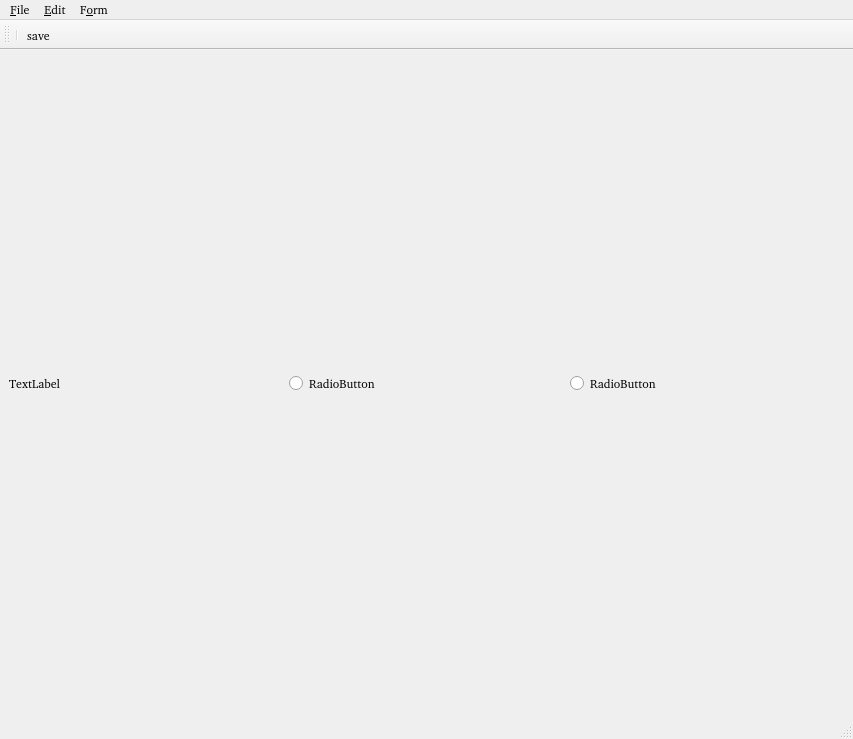
<?xml version="1.0" encoding="UTF-8"?>
<ui version="4.0">
 <class>MainWindow</class>
 <widget class="QMainWindow" name="MainWindow">
  <property name="geometry">
   <rect>
    <x>0</x>
    <y>0</y>
    <width>853</width>
    <height>739</height>
   </rect>
  </property>
  <property name="font">
   <font>
    <family>Nimbus Sans Narrow [UKWN]</family>
   </font>
  </property>
  <property name="windowTitle">
   <string>MainWindow</string>
  </property>
  <widget class="QWidget" name="centralwidget">
   <layout class="QHBoxLayout" name="horizontalLayout">
    <item>
     <widget class="QLabel" name="label">
      <property name="text">
       <string>TextLabel</string>
      </property>
     </widget>
    </item>
    <item>
     <widget class="QRadioButton" name="radioButton_2">
      <property name="text">
       <string>RadioButton</string>
      </property>
     </widget>
    </item>
    <item>
     <widget class="QRadioButton" name="radioButton">
      <property name="text">
       <string>RadioButton</string>
      </property>
     </widget>
    </item>
   </layout>
  </widget>
  <widget class="QMenuBar" name="menubar">
   <property name="geometry">
    <rect>
     <x>0</x>
     <y>0</y>
     <width>853</width>
     <height>24</height>
    </rect>
   </property>
   <widget class="QMenu" name="menuFile">
    <property name="title">
     <string>&amp;File</string>
    </property>
    <addaction name="actionsave"/>
   </widget>
   <widget class="QMenu" name="menuEdit">
    <property name="title">
     <string>&amp;Edit</string>
    </property>
   </widget>
   <widget class="QMenu" name="menuFrom">
    <property name="title">
     <string>F&amp;orm</string>
    </property>
   </widget>
   <addaction name="menuFile"/>
   <addaction name="menuEdit"/>
   <addaction name="menuFrom"/>
  </widget>
  <widget class="QStatusBar" name="statusbar"/>
  <widget class="QToolBar" name="toolBar">
   <property name="windowTitle">
    <string>toolBar</string>
   </property>
   <attribute name="toolBarArea">
    <enum>TopToolBarArea</enum>
   </attribute>
   <attribute name="toolBarBreak">
    <bool>false</bool>
   </attribute>
   <addaction name="separator"/>
   <addaction name="actionsave"/>
  </widget>
  <action name="actionsave">
   <property name="checkable">
    <bool>true</bool>
   </property>
   <property name="icon">
    <iconset>
     <normaloff>../../home/lurifos/.icons/La-Sierra/emotes/symbolic/emote-love-symbolic.svg</normaloff>
     <normalon>../../home/lurifos/.icons/La-Sierra/emotes/symbolic/face-monkey-symbolic.svg</normalon>../../home/lurifos/.icons/La-Sierra/emotes/symbolic/emote-love-symbolic.svg</iconset>
   </property>
   <property name="text">
    <string>save</string>
   </property>
   <property name="shortcut">
    <string>Ctrl+S</string>
   </property>
  </action>
 </widget>
 <resources/>
 <connections>
  <connection>
   <sender>radioButton</sender>
   <signal>clicked()</signal>
   <receiver>label</receiver>
   <slot>hide()</slot>
   <hints>
    <hint type="sourcelabel">
     <x>636</x>
     <y>388</y>
    </hint>
    <hint type="destinationlabel">
     <x>145</x>
     <y>388</y>
    </hint>
   </hints>
  </connection>
  <connection>
   <sender>radioButton_2</sender>
   <signal>clicked()</signal>
   <receiver>label</receiver>
   <slot>show()</slot>
   <hints>
    <hint type="sourcelabel">
     <x>426</x>
     <y>388</y>
    </hint>
    <hint type="destinationlabel">
     <x>145</x>
     <y>388</y>
    </hint>
   </hints>
  </connection>
 </connections>
</ui>
